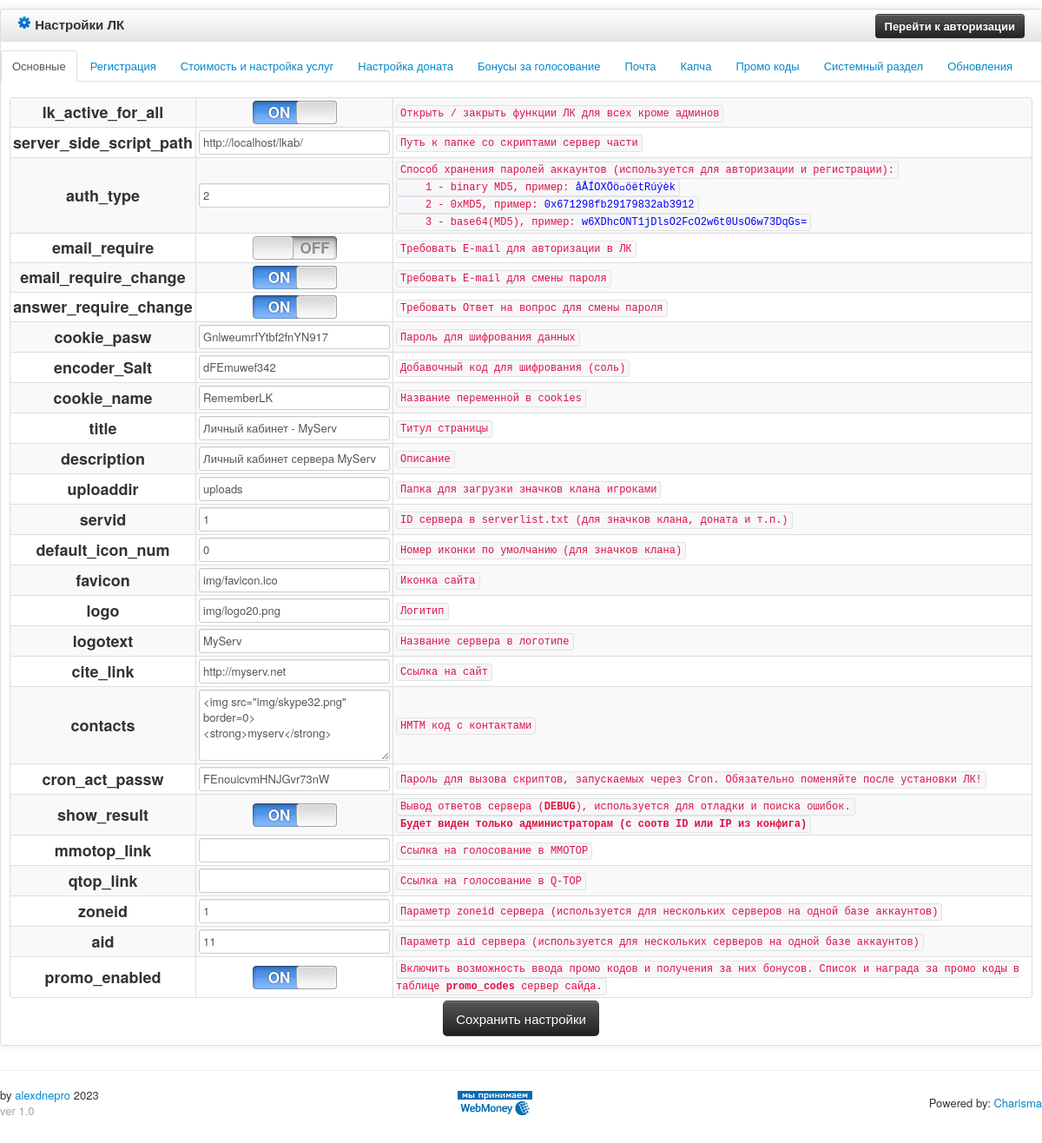
The page /client_side/index.php?doconfig=1 on the database its author committed.
### tables this page shows
CREATE TABLE `config` (
  `id` int(11) NOT NULL,
  `name` varchar(255) NOT NULL,
  `type` varchar(20) NOT NULL DEFAULT 'int',
  `value` TEXT NOT NULL,
  `section` int(11) NOT NULL DEFAULT '0',
  `group` int(11) NOT NULL DEFAULT '0',
  `desc` text NOT NULL
);

### client_side/config_db.php (called while the page is built, shortened)
<?php
$config_tbl_name = 'config';

### client_side/pages/config.php (the view, shortened to what this page needs)
<?php
function ShowSection($n){
	global $init_itemid, $db, $config_tbl_name, $Structures;
	$res = $db->query("SELECT * FROM `".$config_tbl_name."` WHERE `section`=".intval($n).' ORDER by `group`,`id`');
	echo '
	<table class="table table-bordered table-striped">
	';
	while ($row = mysqli_fetch_assoc($res)){
		$desc = str_replace("\r\n", '</code><br><code>', $row['desc']);
		$desc = str_replace("  ", '&nbsp;&nbsp;', $desc);
		$desc = str_replace("\t", '&nbsp;&nbsp;&nbsp;&nbsp;', $desc);
		$name = $row['id'];
		switch ($row['type']) {
			case 'int':
				$e = '<input type="text" name="'.$name.'" value="'.intval($row['value']).'">';
				break;
			case 'itemid':
				$e = '<input type="text" id="item_'.$name.'" name="'.$name.'" value="'.intval($row['value']).'" class="config_itemid" onchange="getName(\'item_'.$name.'\', \'loader_'.$name.'\', \'param_'.$name.'\');"> <span style="display:none" id="loader_'.$name.'"><img src="img/ajax-loaders/ajax-loader-1.gif" border="0" align="absmiddle"/></span> <span id="param_'.$name.'"></span>';
				break;
			case 'item':
				$pp = new Protocols();
				$v = $pp->unmarshal(my_hex2bin($row['value']), $Structures['GRoleInventory']);
				$cnt = $v['count'].' x ';
				$e = '<span class="item_cnt" id="item_'.$name.'_count_span">'.$cnt.'</span><input type="text" id="item_'.$name.'" name="'.$name.'" value="'.intval($v['id']).'" class="config_itemid" onchange="getName(\'item_'.$name.'\', \'loader_'.$name.'\', \'param_'.$name.'\');" onclick="EditItem(\'item_'.$name.'\', \''.$name.'\')"> <span style="display:none" id="loader_'.$name.'"><img src="img/ajax-loaders/ajax-loader-1.gif" border="0" align="absmiddle"/></span> <span id="param_'.$name.'"></span>';
				foreach ($v as $ii => $vv)
				{
					if ($ii == 'id') continue;
					$e.=sprintf('<input type="hidden" id="item_%s_%s" name="%s_%s" value="%s">',$name, $ii, $name, $ii, $vv);
				}
				break;
			case 'bool':
				$c = ($row['value'])?'checked':'';
				$e = '<center><input data-no-uniform="true" '.$c.' type="checkbox" class="iphone-toggle" name="'.$name.'"></center>';
				break;
			case 'arraystring':
			case 'text':
				$wdh = '';
				if ($n == 5) $wdh = ' style="width:600px"';
				$e = '<textarea class="autogrow" name="'.$name.'"'.$wdh.'>'.$row['value'].'</textarea>';
				break;
			case 'desc':
				$e = '<h3>'.$row['value'].'</h3>';
				break;
			case 'arraylist':
				$a = @unserialize($row['value']);
				$it = '';
				if (is_array($a))
				foreach ($a as $i => $val){
					$it.=sprintf("%d-%d\r\n", $i, $val);
				}
				$e = '<textarea class="autogrow" name="'.$name.'">'.$it.'</textarea>';
				break;
			case 'cost':
				$c = explode('|', $row['value']);
				$gold = (int)$c[0];
				if (count($c) > 1) $silver = (int)$c[1]; else $silver = 0;
				$e = '<span class="gold"> <input type="text" name="'.$name.'_gold" value="'.$gold.'" class="config_cost"></span> ';
				$e .= '<span class="silver"> <input type="text" name="'.$name.'_silver" value="'.$silver.'" class="config_cost"></span>';
				break;
			case 'select':
				$c = explode(',', $row['value']);
				$e = '<select name="'.$name.'" data-rel="chosen" style="width:230px">';
				foreach ($c as $i => $val){
					if ($i>=(count($c)-1)) break;
					if ($i==$c[count($c)-1]) $ss = ' selected'; else $ss='';
						$e .= sprintf('<option value="%s"%s>%s</option>', $i, $ss, $val);
				}
				$e .= '</select>';
				break;
			default:
				$e = '<input type="text" name="'.$name.'" value="'.$row['value'].'">';
				break;
		}
		printf('
		<tr>
			<td><h3>%s</h3></td>
			<td>%s</td>
			<td style="text-align:left"><code>%s</code></td>
		</tr>
		',
		$row['name'], $e, $desc);
	}
	echo '</table>';
}
	?>
						<ul class="nav nav-tabs" id="myTab">
							<li><a href="#basic" onclick="show_save_but(true)">Основные</a></li>
							<li><a href="#register" onclick="show_save_but(true)">Регистрация</a></li>
							<li><a href="#costs" onclick="show_save_but(true)">Стоимость и настройка услуг</a></li>
							<li><a href="#donate" onclick="show_save_but(true)">Настройка доната</a></li>
							<li><a href="#topbonus" onclick="show_save_but(true)">Бонусы за голосование</a></li>
							<li><a href="#mail" onclick="show_save_but(true)">Почта</a></li>
							<li><a href="#captcha" onclick="show_save_but(true)">Капча</a></li>
							<li><a href="#promo" onclick="show_save_but(false)">Промо коды</a></li>
							<li><a href="#system" onclick="show_save_but(false)">Системный раздел</a></li>
							<li><a href="#refresh" onclick="show_save_but(false)"><span id="upd_notice1"></span>Обновления<span id="upd_notice2"></span></a></li>							</ul>
						<form name="lk_config" action="#" method="post">
						<div id="myTabContent" class="tab-content">
							<div class="tab-pane active" id="basic">
								<?php ShowSection(0) ?>
							</div>
							</form>
</div>
<center><a href="#" id="save_but" onclick="return SaveParams()" class="btn btn-large btn-inverse">Сохранить настройки</a></center>
				<?php
				foreach ($Structures['GRoleInventory'] as $i => $val)
				{
					if ($i == 'id') continue;
					$sh = '';
					if ($i == 'pos' || $i == 'guid1' || $i == 'guid2') $sh = ' style="display:none"';
					if ($i == 'proctype') $pr = ' onkeyup="fillproctype(this.value)" onfocus="showproctype1(this,\'.popup_clean2\',\'#proctypeBody1\');"'; else $pr = '';
					printf('<tr%s><td><h3>%s</h3></td><td><center><input type="text" name="EditItem_%s" id="EditItem_%s"%s></center></td></tr>', $sh, $i, $i, $i, $pr);
				}
?>				<tr><td colspan=2><center><span class="btn btn-large btn-primary" onclick="SaveItem()">Сохранить</span></center></td>
<?php
	foreach ($Structures['GRoleInventory'] as $i => $val)
	{
		if ($i == 'id') $i1 = ''; else $i1 = '_'.$i;
		printf("\t$('#'+CurItemName+'%s').val($('#EditItem_%s').val());\n", $i1, $i);
	}
?>
<?php
	foreach ($Structures['GRoleInventory'] as $i => $val)
	{
		if ($i == 'id') $i1 = ''; else $i1 = '_'.$i;
		printf("\t$('#EditItem_%s').val($('#'+i+'%s').val());\n", $i, $i1, $i1);
	}
?>	getName('EditItem_id', 'loader_EditItem', 'param_EditItem');

### client_side/css/charisma-app.css (style rules this page uses)
select, textarea, input[type="text"], input[type="password"], input[type="datetime"], input[type="datetime-local"], input[type="date"], input[type="month"], input[type="time"], input[type="week"], input[type="number"], input[type="email"], input[type="url"], input[type="search"], input[type="tel"], input[type="color"], .uneditable-input { margin-bottom: 0px; }
form { margin:0px; padding:0px; }
.table { margin-bottom: 3px; }
.table td { padding:3px; }
.table-bordered td { text-align: center; vertical-align: middle; }
.box-content .nav-tabs { margin-right:-10px; margin-left:-10px; }

### rows shown on the page
config: name "lk_active_for_all", desc "Открыть / закрыть функции ЛК для всех кроме админов"
config: name "server_side_script_path", value "http://localhost/lkab/", desc "Путь к папке со скриптами сервер части"
config: name "auth_type", value "2", desc "Способ хранения паролей аккаунтов (используется для авторизации и регистрации): 1 - binary MD5, пример: åÅÍOXÖö\u0015öëtRúýèk 2 - 0xMD5, пример: 0x671298fb29179832ab3912 3 - base64(MD5), пример: w6XDhcONT1jDlsO2FcO2w6t0UsO6w73DqGs="
config: name "email_require", desc "Требовать E-mail для авторизации в ЛК"
config: name "email_require_change", desc "Требовать E-mail для смены пароля"
config: name "answer_require_change", desc "Требовать Ответ на вопрос для смены пароля"
config: name "cookie_pasw", value "GnlweumrfYtbf2fnYN917", desc "Пароль для шифрования данных"
config: name "encoder_Salt", value "dFEmuwef342", desc "Добавочный код для шифрования (соль)"
config: name "cookie_name", value "RememberLK", desc "Название переменной в cookies"
config: name "title", value "Личный кабинет - MyServ", desc "Титул страницы"
config: name "description", value "Личный кабинет сервера MyServ", desc "Описание"
config: name "uploaddir", value "uploads", desc "Папка для загрузки значков клана игроками"
config: name "servid", value "1", desc "ID сервера в serverlist.txt (для значков клана, доната и т.п.)"
config: name "default_icon_num", value "0", desc "Номер иконки по умолчанию (для значков клана)"
config: name "favicon", value "img/favicon.ico", desc "Иконка сайта"
config: name "logo", value "img/logo20.png", desc "Логитип"
config: name "logotext", value "MyServ", desc "Название сервера в логотипе"
config: name "cite_link", value "http://myserv.net", desc "Ссылка на сайт"
config: name "contacts", id+type+value "<img src=\"img/skype32.png\" border=0> <strong>myserv</strong>", desc "HMTM код с контактами"
config: name "cron_act_passw", value "FEnouicvmHNJGvr73nW", desc "Пароль для вызова скриптов, запускаемых через Cron. Обязательно поменяйте после установки ЛК!"
config: name "show_result", desc "Вывод ответов сервера ( DEBUG ), используется для отладки и поиска ошибок. Будет виден только администраторам (с соотв ID или IP из конфига)"
config: name "mmotop_link", desc "Ссылка на голосование в MMOTOP"
config: name "qtop_link", desc "Ссылка на голосование в Q-TOP"
config: name "zoneid", value "1", desc "Параметр zoneid сервера (используется для нескольких серверов на одной базе аккаунтов)"
config: name "aid", value "11", desc "Параметр aid сервера (используется для нескольких серверов на одной базе аккаунтов)"
config: name "promo_enabled", desc "Включить возможность ввода промо кодов и получения за них бонусов. Список и награда за промо коды в таблице promo_codes сервер сайда."

### other values the page prints
$lk_ver "1.0"
